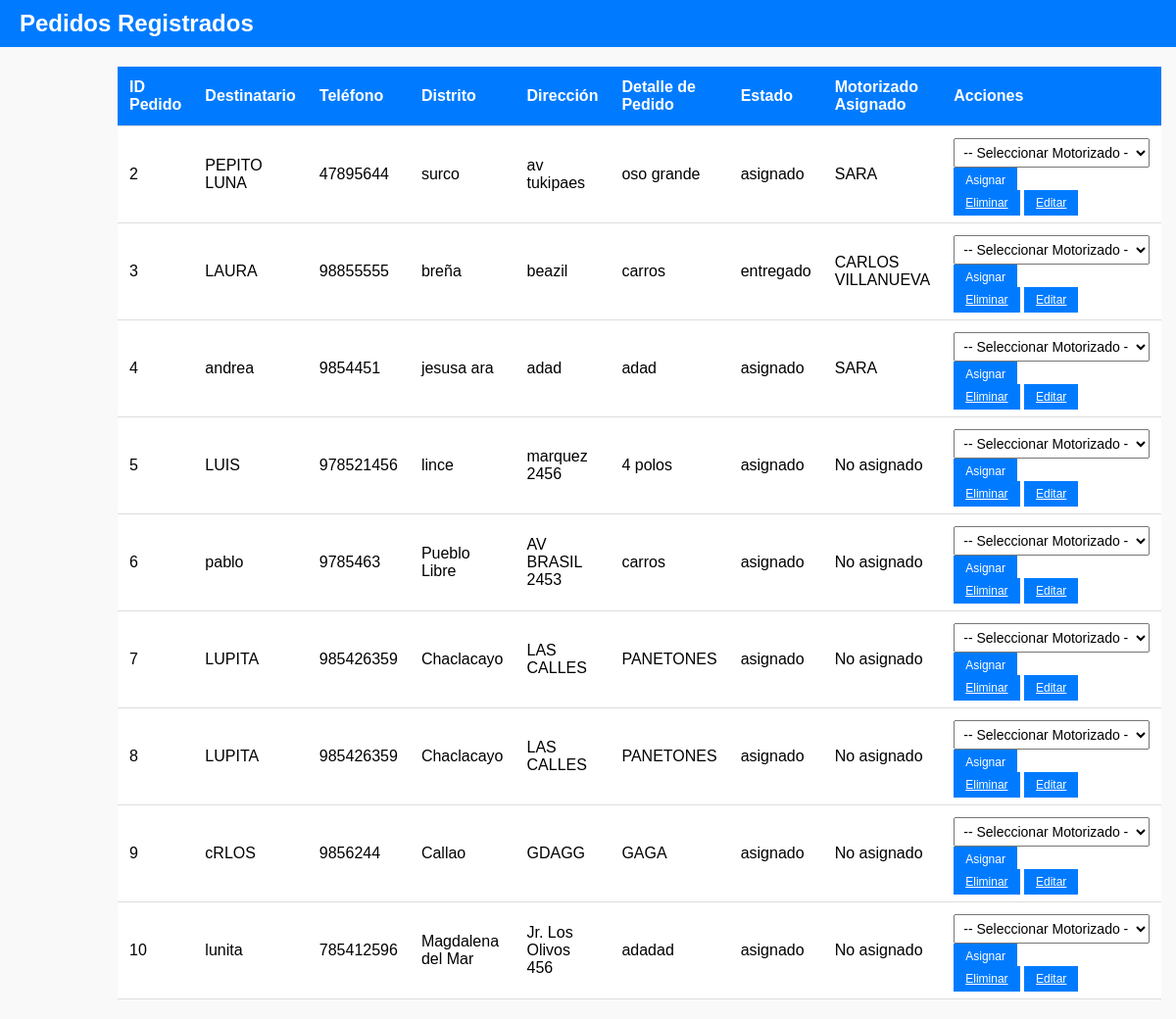
/courier_sdt/admin/pedidos.php, run on the app's committed database.
### tables this page shows
CREATE TABLE `pedidos` (
  `id_pedido` int(11) NOT NULL,
  `id_emprendedor` int(11) NOT NULL,
  `id_motorizado` int(11) DEFAULT NULL,
  `destinatario` varchar(120) NOT NULL,
  `tipo_pedido` varchar(40) NOT NULL,
  `telefono` varchar(20) NOT NULL,
  `distrito` varchar(80) NOT NULL,
  `direccion` varchar(200) NOT NULL,
  `detalle_pedido` text NOT NULL,
  `observaciones` varchar(255) DEFAULT NULL,
  `fecha_creacion` timestamp NOT NULL DEFAULT current_timestamp(),
  `codigo_seguimiento` varchar(30) DEFAULT NULL,
  `estado` varchar(20) NOT NULL DEFAULT 'asignado',
  `creado_en` datetime DEFAULT current_timestamp()
);

CREATE TABLE `motorizados` (
  `id_motorizado` int(11) NOT NULL,
  `nombre_completo` varchar(255) NOT NULL,
  `telefono` varchar(15) NOT NULL,
  `placa_moto` varchar(20) NOT NULL,
  `contrasena` varchar(255) NOT NULL,
  `distrito_asignado` varchar(100) NOT NULL,
  `activo` enum('1','0') NOT NULL DEFAULT '1',
  `creado_en` timestamp NOT NULL DEFAULT current_timestamp()
);

### courier_sdt/admin/pedidos.php (the view, shortened to what this page needs)
<?php
require_once __DIR__ . '/../config.php';
function obtenerTodosLosPedidos() {
    global $pdo;
    $stmt = $pdo->prepare("SELECT * FROM pedidos");
    $stmt->execute();
    return $stmt->fetchAll(PDO::FETCH_ASSOC);
}
$pedidos = obtenerTodosLosPedidos();
?>
<!DOCTYPE html>
<html lang="es">
<head>
</head>
<body>
  <header>
    <h1>Pedidos Registrados</h1>
  </header>
  <div class="container">
    <table>
      <thead>
        <tr>
          <th>ID Pedido</th>
          <th>Destinatario</th>
          <th>Teléfono</th>
          <th>Distrito</th>
          <th>Dirección</th>
          <th>Detalle de Pedido</th>
          <th>Estado</th>
          <th>Motorizado Asignado</th>
          <th>Acciones</th>
        </tr>
      </thead>
      <tbody>
        <?php foreach ($pedidos as $pedido): ?>
          <tr>
            <td><?= htmlspecialchars($pedido['id_pedido']) ?></td>
            <td><?= htmlspecialchars($pedido['destinatario']) ?></td>
            <td><?= htmlspecialchars($pedido['telefono']) ?></td>
            <td><?= htmlspecialchars($pedido['distrito']) ?></td>
            <td><?= htmlspecialchars($pedido['direccion']) ?></td>
            <td><?= htmlspecialchars($pedido['detalle_pedido']) ?></td>
            <td><?= htmlspecialchars($pedido['estado']) ?></td>
            <td>
              <?php
              if ($pedido['id_motorizado']) {
                $stmt = $pdo->prepare("SELECT nombre_completo FROM motorizados WHERE id_motorizado = ?");
                $stmt->execute([$pedido['id_motorizado']]);
                $motorizado = $stmt->fetch(PDO::FETCH_ASSOC);
                echo htmlspecialchars($motorizado['nombre_completo']);
              } else {
                echo "No asignado";
              }
              ?>
            </td>
    <td>
  <form method="POST" action="pedidos.php">
    <select name="motorizado_id_<?= $pedido['id_pedido'] ?>" required>
      <option value="">-- Seleccionar Motorizado --</option>
    </select>
    <button type="submit" class="btn-sm">Asignar</button>
  </form>
  <a href="pedidos.php?eliminar=<?= $pedido['id_pedido'] ?>" onclick="return confirm('¿Estás seguro de eliminar este pedido?')" class="btn-sm">Eliminar</a>
  <a href="editar_pedido.php?id=<?= $pedido['id_pedido'] ?>" class="btn-sm">Editar</a>
</td>
          </tr>
        <?php endforeach; ?>
      </tbody>
    </table>
  </div>
</body>
</html>

### courier_sdt/admin/pedidos.php (style rules this page uses)
body { font-family: Arial, sans-serif; background-color: #f9f9f9; margin: 0; padding: 0; }
header { background-color: #007bff; color: white; padding: 10px 20px; }
header h1 { margin: 0; font-size: 24px; }
.container { width: 80%; margin: 20px auto; }
table { width: 100%; border-collapse: collapse; margin-top: 20px; }
th, td { padding: 12px; text-align: left; border-bottom: 1px solid #ddd; }
th { background-color: #007bff; color: white; }
td { background-color: #fff; }
td select, td button { padding: 5px; font-size: 14px; }
.btn-sm { padding: 6px 12px; font-size: 12px; cursor: pointer; background-color: #007bff; color: white; border: none; }
select { width: 200px; }

### data on the page
pedidos: id_pedido "2", destinatario "PEPITO LUNA", telefono "47895644", distrito "surco", direccion "av tukipaes", detalle_pedido "oso grande", estado "asignado", id_motorizado.nombre_completo "SARA"
pedidos: id_pedido "3", destinatario "LAURA", telefono "98855555", distrito "breña", direccion "beazil", detalle_pedido "carros", estado "entregado", id_motorizado.nombre_completo "CARLOS VILLANUEVA"
pedidos: id_pedido "4", destinatario "andrea", telefono "9854451", distrito "jesusa ara", direccion "adad", detalle_pedido "adad", estado "asignado", id_motorizado.nombre_completo "SARA"
pedidos: id_pedido "5", destinatario "LUIS", telefono "978521456", distrito "lince", direccion "marquez 2456", detalle_pedido "4 polos", estado "asignado", shows "No asignado"
pedidos: id_pedido "6", destinatario "pablo", telefono "9785463", distrito "Pueblo Libre", direccion "AV BRASIL 2453", detalle_pedido "carros", estado "asignado", shows "No asignado"
pedidos: id_pedido "7", destinatario "LUPITA", telefono "985426359", distrito "Chaclacayo", direccion "LAS CALLES", detalle_pedido "PANETONES", estado "asignado", shows "No asignado"
pedidos: id_pedido "8", destinatario "LUPITA", telefono "985426359", distrito "Chaclacayo", direccion "LAS CALLES", detalle_pedido "PANETONES", estado "asignado", shows "No asignado"
pedidos: id_pedido "9", destinatario "cRLOS", telefono "9856244", distrito "Callao", direccion "GDAGG", detalle_pedido "GAGA", estado "asignado", shows "No asignado"
pedidos: id_pedido "10", destinatario "lunita", telefono "785412596", distrito "Magdalena del Mar", direccion "Jr. Los Olivos 456", detalle_pedido "adadad", estado "asignado", shows "No asignado"
